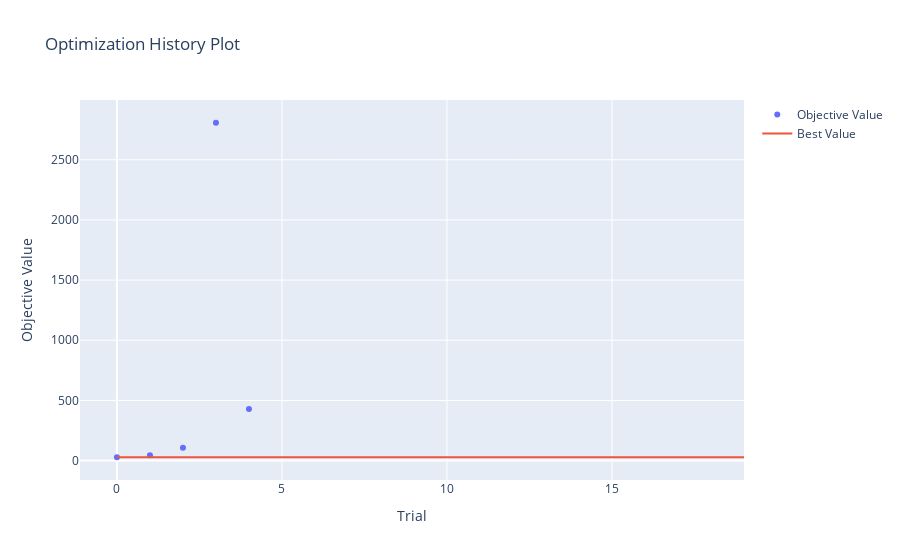
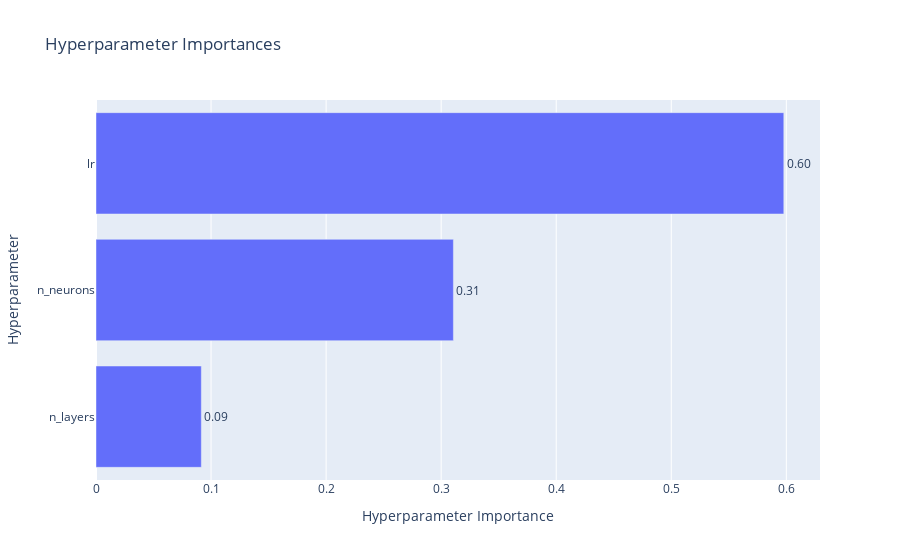
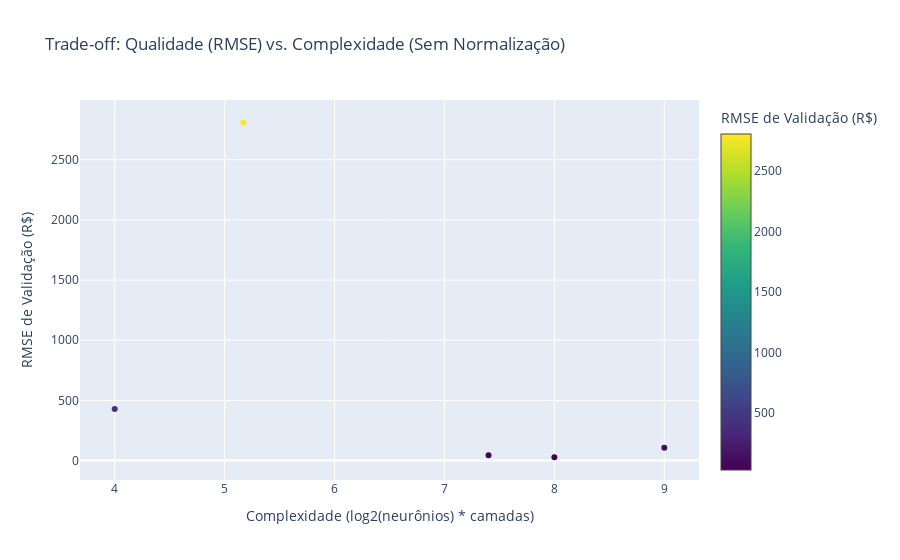

Here is the notebook cell these charts were saved with, in order:
### Code cell
# --- Bloco 7: Gráficos Elaborados do Optuna ---
# IDÊNTICO ao anterior. Note que os eixos Y
# dos gráficos de RMSE terão valores altos (em R$).

print("Gerando gráficos do Optuna...")

# Gráfico 1: Histórico de Otimização (RMSE vs. Trial)
fig1 = optuna.visualization.plot_optimization_history(study)
fig1.show()

# Gráfico 2: Importância dos Hiperparâmetros
fig2 = optuna.visualization.plot_param_importances(study)
fig2.show()

# Gráfico 3: Gráfico Customizado (Qualidade vs. Complexidade)
trials = [t for t in study.trials if t.state == TrialState.COMPLETE]
complexities = [t.user_attrs['complexity'] for t in trials]
val_rmses = [t.value for t in trials]
trial_numbers = [t.number for t in trials]

fig3 = go.Figure(data=go.Scatter(
    x=complexities,
    y=val_rmses,
    mode='markers',
    text=[f'Trial: {n}<br>RMSE: {r:.2f}<br>Complex: {c:.2f}' 
          for n, r, c in zip(trial_numbers, val_rmses, complexities)],
    marker=dict(
        color=val_rmses,
        colorscale='Viridis',
        showscale=True,
        colorbar=dict(title='RMSE de Validação (R$)')
    )
))
fig3.update_layout(
    title='Trade-off: Qualidade (RMSE) vs. Complexidade (Sem Normalização)',
    xaxis_title='Complexidade (log2(neurônios) * camadas)',
    yaxis_title='RMSE de Validação (R$)',
    hovermode='closest'
)
fig3.show()

### Figure 1 — Plotly figure (JSON) as saved in the notebook; plotly's stock layout.template omitted (floating-point values rounded to 4 significant figures)
{"data": [{"mode": "markers", "name": "Objective Value", "type": "scatter", "x": [0, 1, 2, 3, 4], "y": [27.92, 45.22, 106.6, 2807.0, 428.3]}, {"mode": "lines", "name": "Best Value", "type": "scatter", "x": [0, 1, 2, 3, 4, 5, 6, 7, 8, 9, 10, 11, 12, 13, 14, 15, 16, 17, 18, 19], "y": [27.92, 27.92, 27.92, 27.92, 27.92, 27.92, 27.92, 27.92, 27.92, 27.92, 27.92, 27.92, 27.92, 27.92, 27.92, 27.92, 27.92, 27.92, 27.92, 27.92]}, {"marker": {"color": "#cccccc"}, "mode": "markers", "name": "Infeasible Trial", "showlegend": false, "type": "scatter", "x": [], "y": []}], "layout": {"title": {"text": "Optimization History Plot"}, "xaxis": {"title": {"text": "Trial"}}, "yaxis": {"title": {"text": "Objective Value"}}}}

### Figure 2 — Plotly figure (JSON) as saved in the notebook; plotly's stock layout.template omitted (floating-point values rounded to 4 significant figures)
{"data": [{"cliponaxis": false, "hovertemplate": ["n_layers (IntDistribution): 0.09155262743098332<extra></extra>", "n_neurons (IntDistribution): 0.31063382414608226<extra></extra>", "lr (FloatDistribution): 0.5978135484229344<extra></extra>"], "name": "Objective Value", "orientation": "h", "text": ["0.09", "0.31", "0.60"], "textposition": "outside", "type": "bar", "x": [0.09155, 0.3106, 0.5978], "y": ["n_layers", "n_neurons", "lr"]}], "layout": {"title": {"text": "Hyperparameter Importances"}, "xaxis": {"title": {"text": "Hyperparameter Importance"}}, "yaxis": {"title": {"text": "Hyperparameter"}}}}

### Figure 3 — Plotly figure (JSON) as saved in the notebook; plotly's stock layout.template omitted (floating-point values rounded to 4 significant figures)
{"data": [{"marker": {"color": [27.92, 45.22, 106.6, 2807.0, 428.3], "colorbar": {"title": {"text": "RMSE de Validação (R$)"}}, "colorscale": [[0, "#440154"], [0.1111, "#482878"], [0.2222, "#3e4989"], [0.3333, "#31688e"], [0.4444, "#26828e"], [0.5556, "#1f9e89"], [0.6667, "#35b779"], [0.7778, "#6ece58"], [0.8889, "#b5de2b"], [1, "#fde725"]], "showscale": true}, "mode": "markers", "text": ["Trial: 0<br>RMSE: 27.92<br>Complex: 8.00", "Trial: 1<br>RMSE: 45.22<br>Complex: 7.40", "Trial: 2<br>RMSE: 106.63<br>Complex: 9.00", "Trial: 3<br>RMSE: 2807.37<br>Complex: 5.17", "Trial: 4<br>RMSE: 428.29<br>Complex: 4.00"], "type": "scatter", "x": [8, 7.401, 9, 5.17, 4], "y": [27.92, 45.22, 106.6, 2807.0, 428.3]}], "layout": {"hovermode": "closest", "title": {"text": "Trade-off: Qualidade (RMSE) vs. Complexidade (Sem Normalização)"}, "xaxis": {"title": {"text": "Complexidade (log2(neurônios) * camadas)"}}, "yaxis": {"title": {"text": "RMSE de Validação (R$)"}}}}
